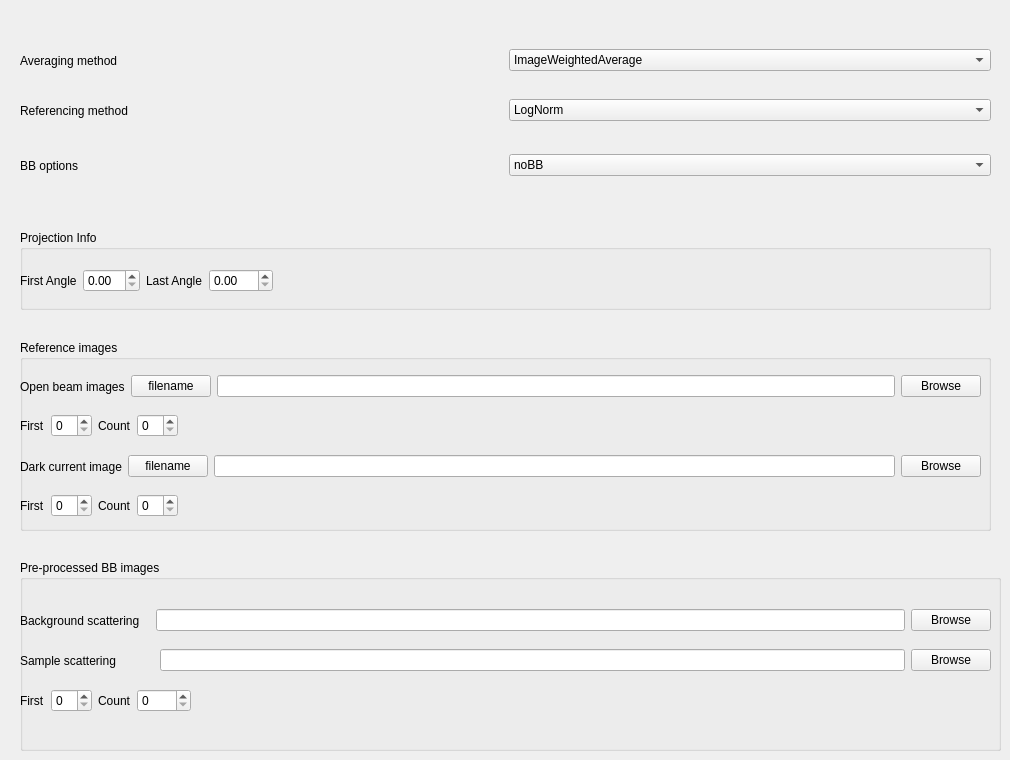
     <widget class="QWidget" name="tab">
      <attribute name="title">
       <string>Module Settings</string>
      </attribute>
      <widget class="QWidget" name="horizontalLayoutWidget_5">
       <property name="geometry">
        <rect>
         <x>20</x>
         <y>40</y>
         <width>971</width>
         <height>41</height>
        </rect>
       </property>
       <layout class="QHBoxLayout" name="horizontalLayout_5">
        <item>
         <widget class="QLabel" name="label_17">
          <property name="text">
           <string>Averaging method</string>
          </property>
         </widget>
        </item>
        <item>
         <widget class="QComboBox" name="combo_averagingMethod">
          <property name="toolTip">
           <string>Selects image combination method</string>
          </property>
          <property name="currentText">
           <string>ImageWeightedAverage</string>
          </property>
          <property name="currentIndex">
           <number>0</number>
          </property>
          <item>
           <property name="text">
            <string>ImageWeightedAverage</string>
           </property>
          </item>
          <item>
           <property name="text">
            <string>ImageAverage</string>
           </property>
          </item>
          <item>
           <property name="text">
            <string>ImageMedian</string>
           </property>
          </item>
          <item>
           <property name="text">
            <string>ImageMax</string>
           </property>
          </item>
          <item>
           <property name="text">
            <string>ImageMin</string>
           </property>
          </item>
          <item>
           <property name="text">
            <string>ImageSum</string>
           </property>
          </item>
         </widget>
        </item>
       </layout>
      </widget>
      <widget class="QWidget" name="horizontalLayoutWidget_6">
       <property name="geometry">
        <rect>
         <x>20</x>
         <y>90</y>
         <width>971</width>
         <height>41</height>
        </rect>
       </property>
       <layout class="QHBoxLayout" name="horizontalLayout_6">
        <item>
         <widget class="QLabel" name="label_19">
          <property name="text">
           <string>Referencing method </string>
          </property>
         </widget>
        </item>
        <item>
         <widget class="QComboBox" name="combo_referencingmethod">
          <property name="toolTip">
           <string>Selects whether the referencing is computed including the -log operation or not</string>
          </property>
          <property name="editable">
           <bool>false</bool>
          </property>
          <property name="currentText">
           <string>LogNorm</string>
          </property>
          <item>
           <property name="text">
            <string>LogNorm</string>
           </property>
          </item>
          <item>
           <property name="text">
            <string>Norm</string>
           </property>
          </item>
         </widget>
        </item>
       </layout>
      </widget>
      <widget class="QWidget" name="horizontalLayoutWidget_7">
       <property name="geometry">
        <rect>
         <x>20</x>
         <y>140</y>
         <width>971</width>
         <height>51</height>
        </rect>
       </property>
       <layout class="QHBoxLayout" name="horizontalLayout_7">
        <item>
         <widget class="QLabel" name="label_20">
          <property name="text">
           <string>BB options</string>
          </property>
         </widget>
        </item>
        <item>
         <widget class="QComboBox" name="combo_BBoptions">
          <property name="toolTip">
           <string>Selects the BB options, to be chosen according to the acquired BB images</string>
          </property>
          <property name="editable">
           <bool>false</bool>
          </property>
          <property name="currentText">
           <string>noBB</string>
          </property>
          <item>
           <property name="text">
            <string>noBB</string>
           </property>
          </item>
          <item>
           <property name="text">
            <string>Interpolate</string>
           </property>
          </item>
          <item>
           <property name="text">
            <string>Average</string>
           </property>
          </item>
          <item>
           <property name="text">
            <string>OneToOne</string>
           </property>
          </item>
          <item>
           <property name="text">
            <string>ExternalBB</string>
           </property>
          </item>
         </widget>
        </item>
       </layout>
      </widget>
      <widget class="QGroupBox" name="group_externalBB">
       <property name="geometry">
        <rect>
         <x>20</x>
         <y>560</y>
         <width>981</width>
         <height>191</height>
        </rect>
       </property>
       <property name="title">
        <string>Pre-processed BB images </string>
       </property>
       <widget class="QWidget" name="horizontalLayoutWidget_4">
        <property name="geometry">
         <rect>
          <x>0</x>
          <y>80</y>
          <width>971</width>
          <height>41</height>
         </rect>
        </property>
        <layout class="QHBoxLayout" name="horizontalLayout_12">
         <item>
          <widget class="QLabel" name="label_25">
           <property name="text">
            <string>Sample scattering</string>
           </property>
          </widget>
         </item>
         <item>
          <spacer name="horizontalSpacer_11">
           <property name="orientation">
            <enum>Qt::Horizontal</enum>
           </property>
           <property name="sizeType">
            <enum>QSizePolicy::Minimum</enum>
           </property>
           <property name="sizeHint" stdset="0">
            <size>
             <width>38</width>
             <height>20</height>
            </size>
           </property>
          </spacer>
         </item>
         <item>
          <widget class="QLineEdit" name="edit_BB_external"/>
         </item>
         <item>
          <widget class="QPushButton" name="button_BBexternal_path">
           <property name="toolTip">
            <string>&lt;html&gt;&lt;head/&gt;&lt;body&gt;&lt;p&gt;Browse to select the externally computed sample scattering images. They should be as many as the projection images. &lt;/p&gt;&lt;/body&gt;&lt;/html&gt;</string>
           </property>
           <property name="text">
            <string>Browse</string>
           </property>
          </widget>
         </item>
        </layout>
       </widget>
       <widget class="QWidget" name="horizontalLayoutWidget_9">
        <property name="geometry">
         <rect>
          <x>0</x>
          <y>120</y>
          <width>971</width>
          <height>41</height>
         </rect>
        </property>
        <layout class="QHBoxLayout" name="horizontalLayout_13">
         <item>
          <widget class="QLabel" name="label_26">
           <property name="text">
            <string>First</string>
           </property>
          </widget>
         </item>
         <item>
          <widget class="QSpinBox" name="spin_first_extBB">
           <property name="toolTip">
            <string>&lt;html&gt;&lt;head/&gt;&lt;body&gt;&lt;p&gt;First index of the sample scattering image files. &lt;/p&gt;&lt;/body&gt;&lt;/html&gt;</string>
           </property>
          </widget>
         </item>
         <item>
          <widget class="QLabel" name="label_27">
           <property name="text">
            <string>Count</string>
           </property>
          </widget>
         </item>
         <item>
          <widget class="QSpinBox" name="spin_count_ext_BB">
           <property name="toolTip">
            <string>&lt;html&gt;&lt;head/&gt;&lt;body&gt;&lt;p&gt;Number of images&lt;/p&gt;&lt;/body&gt;&lt;/html&gt;</string>
           </property>
           <property name="maximum">
            <number>9999</number>
           </property>
          </widget>
         </item>
         <item>
          <spacer name="horizontalSpacer_10">
           <property name="orientation">
            <enum>Qt::Horizontal</enum>
           </property>
           <property name="sizeHint" stdset="0">
            <size>
             <width>40</width>
             <height>20</height>
            </size>
           </property>
          </spacer>
         </item>
        </layout>
       </widget>
       <widget class="QWidget" name="horizontalLayoutWidget_11">
        <property name="geometry">
         <rect>
          <x>0</x>
          <y>40</y>
          <width>971</width>
          <height>41</height>
         </rect>
        </property>
        <layout class="QHBoxLayout" name="horizontalLayout_14">
         <item>
          <widget class="QLabel" name="label_28">
           <property name="text">
            <string>Background scattering</string>
           </property>
          </widget>
         </item>
         <item>
          <spacer name="horizontalSpacer_9">
           <property name="orientation">
            <enum>Qt::Horizontal</enum>
           </property>
           <property name="sizeType">
            <enum>QSizePolicy::Fixed</enum>
           </property>
           <property name="sizeHint" stdset="0">
            <size>
             <width>10</width>
             <height>20</height>
            </size>
           </property>
          </spacer>
         </item>
         <item>
          <widget class="QLineEdit" name="edit_OBBB_ext"/>
         </item>
         <item>
          <widget class="QPushButton" name="button_OB_BB_ext">
           <property name="toolTip">
            <string>&lt;html&gt;&lt;head/&gt;&lt;body&gt;&lt;p&gt;Browse to select the externally computed background scattering image. A single file is expected. &lt;/p&gt;&lt;/body&gt;&lt;/html&gt;</string>
           </property>
           <property name="text">
            <string>Browse</string>
           </property>
          </widget>
         </item>
        </layout>
       </widget>
      </widget>
      <widget class="QGroupBox" name="groupBox_7">
       <property name="geometry">
        <rect>
         <x>20</x>
         <y>340</y>
         <width>971</width>
         <height>191</height>
        </rect>
       </property>
       <property name="title">
        <string>Reference images</string>
       </property>
       <widget class="QWidget" name="horizontalLayoutWidget">
        <property name="geometry">
         <rect>
          <x>0</x>
          <y>30</y>
          <width>961</width>
          <height>33</height>
         </rect>
        </property>
        <layout class="QHBoxLayout" name="horizontalLayout_21">
         <item>
          <widget class="QLabel" name="label_8">
           <property name="text">
            <string>Open beam images</string>
           </property>
          </widget>
         </item>
         <item>
          <widget class="QPushButton" name="pushButton_OB">
           <property name="text">
            <string>filename</string>
           </property>
          </widget>
         </item>
         <item>
          <widget class="QLineEdit" name="edit_OBfilename"/>
         </item>
         <item>
          <widget class="QPushButton" name="pushButton_browseOB">
           <property name="text">
            <string>Browse</string>
           </property>
          </widget>
         </item>
        </layout>
       </widget>
       <widget class="QWidget" name="horizontalLayoutWidget_2">
        <property name="geometry">
         <rect>
          <x>0</x>
          <y>70</y>
          <width>961</width>
          <height>32</height>
         </rect>
        </property>
        <layout class="QHBoxLayout" name="horizontalLayout_22">
         <item>
          <widget class="QLabel" name="label_32">
           <property name="text">
            <string>First</string>
           </property>
          </widget>
         </item>
         <item>
          <widget class="QSpinBox" name="spinBox_firstOB"/>
         </item>
         <item>
          <widget class="QLabel" name="label_33">
           <property name="text">
            <string>Count</string>
           </property>
          </widget>
         </item>
         <item>
          <widget class="QSpinBox" name="spinBox_OBCounts"/>
         </item>
         <item>
          <spacer name="horizontalSpacer">
           <property name="orientation">
            <enum>Qt::Horizontal</enum>
           </property>
           <property name="sizeHint" stdset="0">
            <size>
             <width>40</width>
             <height>20</height>
            </size>
           </property>
          </spacer>
         </item>
        </layout>
       </widget>
       <widget class="QWidget" name="horizontalLayoutWidget_3">
        <property name="geometry">
         <rect>
          <x>0</x>
          <y>110</y>
          <width>961</width>
          <height>33</height>
         </rect>
        </property>
        <layout class="QHBoxLayout" name="horizontalLayout_23">
         <item>
          <widget class="QLabel" name="label_34">
           <property name="text">
            <string>Dark current image</string>
           </property>
          </widget>
         </item>
         <item>
          <widget class="QPushButton" name="pushButton_DC">
           <property name="text">
            <string>filename</string>
           </property>
          </widget>
         </item>
         <item>
          <widget class="QLineEdit" name="edit_DCfilename"/>
         </item>
         <item>
          <widget class="QPushButton" name="pushButton_browseDC">
           <property name="text">
            <string>Browse</string>
           </property>
          </widget>
         </item>
        </layout>
       </widget>
       <widget class="QWidget" name="horizontalLayoutWidget_8">
        <property name="geometry">
         <rect>
          <x>0</x>
          <y>150</y>
          <width>961</width>
          <height>32</height>
         </rect>
        </property>
        <layout class="QHBoxLayout" name="horizontalLayout_24">
         <item>
          <widget class="QLabel" name="label_35">
           <property name="text">
            <string>First</string>
           </property>
          </widget>
         </item>
         <item>
          <widget class="QSpinBox" name="spinBox_firstDC"/>
         </item>
         <item>
          <widget class="QLabel" name="label_36">
           <property name="text">
            <string>Count</string>
           </property>
          </widget>
         </item>
         <item>
          <widget class="QSpinBox" name="spinBox_CountDC"/>
         </item>
         <item>
          <spacer name="horizontalSpacer_2">
           <property name="orientation">
            <enum>Qt::Horizontal</enum>
           </property>
           <property name="sizeHint" stdset="0">
            <size>
             <width>40</width>
             <height>20</height>
            </size>
           </property>
          </spacer>
         </item>
        </layout>
       </widget>
      </widget>
      <widget class="QGroupBox" name="groupBox_8">
       <property name="geometry">
        <rect>
         <x>20</x>
         <y>230</y>
         <width>971</width>
         <height>80</height>
        </rect>
       </property>
       <property name="title">
        <string>Projection Info</string>
       </property>
       <widget class="QWidget" name="horizontalLayoutWidget_10">
        <property name="geometry">
         <rect>
          <x>0</x>
          <y>30</y>
          <width>961</width>
          <height>41</height>
         </rect>
        </property>
        <layout class="QHBoxLayout" name="horizontalLayout_26">
         <item>
          <widget class="QLabel" name="label_37">
           <property name="text">
            <string>First Angle</string>
           </property>
          </widget>
         </item>
         <item>
          <widget class="QDoubleSpinBox" name="doubleSpinBox_firstangle"/>
         </item>
         <item>
          <widget class="QLabel" name="label_38">
           <property name="text">
            <string>Last Angle</string>
           </property>
          </widget>
         </item>
         <item>
          <widget class="QDoubleSpinBox" name="doubleSpinBox_lastangle">
           <property name="maximum">
            <double>999.990000000000009</double>
           </property>
          </widget>
         </item>
         <item>
          <spacer name="horizontalSpacer_3">
           <property name="orientation">
            <enum>Qt::Horizontal</enum>
           </property>
           <property name="sizeHint" stdset="0">
            <size>
             <width>40</width>
             <height>20</height>
            </size>
           </property>
          </spacer>
         </item>
        </layout>
       </widget>
      </widget>
     </widget>
